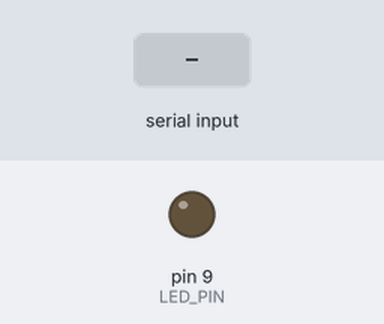
Recording of a sketch running on a simulated Arduino Uno, built with avr-gcc and run on an emulated ATmega328P. Parts: output pins drawn as LEDs (lit = HIGH). Inputs (shaded band) come from the test bench.

Above: at 1.2 s.
1.3 s: "90,45\n" received over Serial
At 2.2 s:
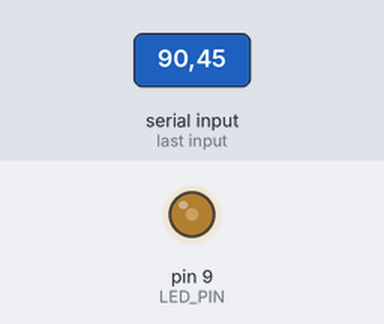
2.8 s: "30,150\n" received over Serial
At 3.4 s:
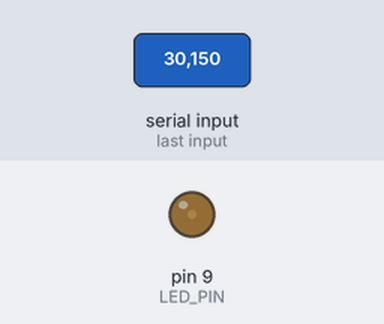
4.3 s: "200\n" received over Serial
At 5.5 s:
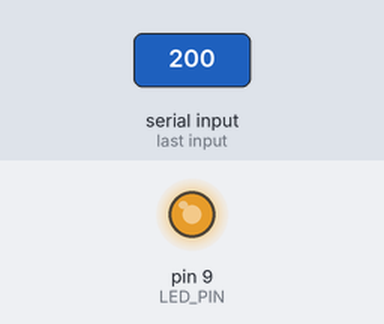
5.8 s: "90\n" received over Serial
At 6.7 s:
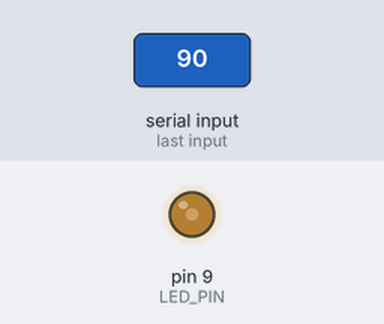
Timing chart, 0 to 8.3 s (numbered marks = the images above; inputs shaded):
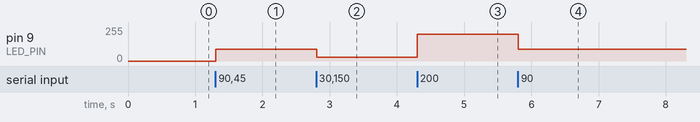

Measured:
- after the input at 1.3 s, pin 9 (LED_PIN): 0/255 → 90/255 at once
- after the input at 2.8 s, pin 9 (LED_PIN): 90/255 → 30/255 at once
- after the input at 4.3 s, pin 9 (LED_PIN): 30/255 → 200/255 at once
- after the input at 5.8 s, pin 9 (LED_PIN): 200/255 → 90/255 at once

The sketch:

finger_led_pwm.ino
```cpp
const int LED_PIN = 9;

void setup() {
  pinMode(LED_PIN, OUTPUT);
  Serial.begin(9600);
}

void loop() {
  if (Serial.available() > 0) {
    String data = Serial.readStringUntil('\n');
    data.trim();

    if (data.length() > 0) {
      int brightness = constrain(data.toInt(), 0, 255);
      analogWrite(LED_PIN, brightness);
    }
  }
}
```
